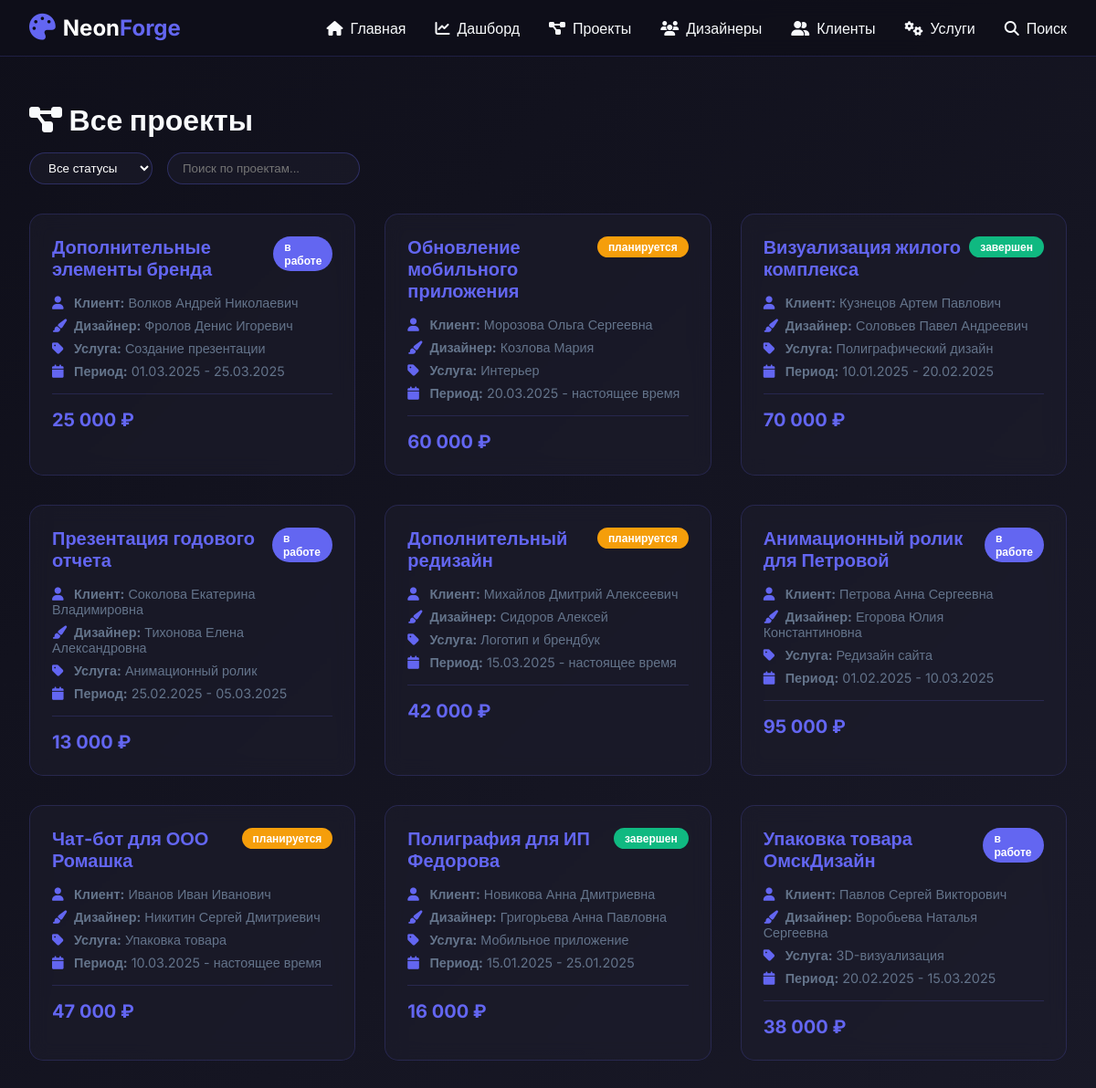
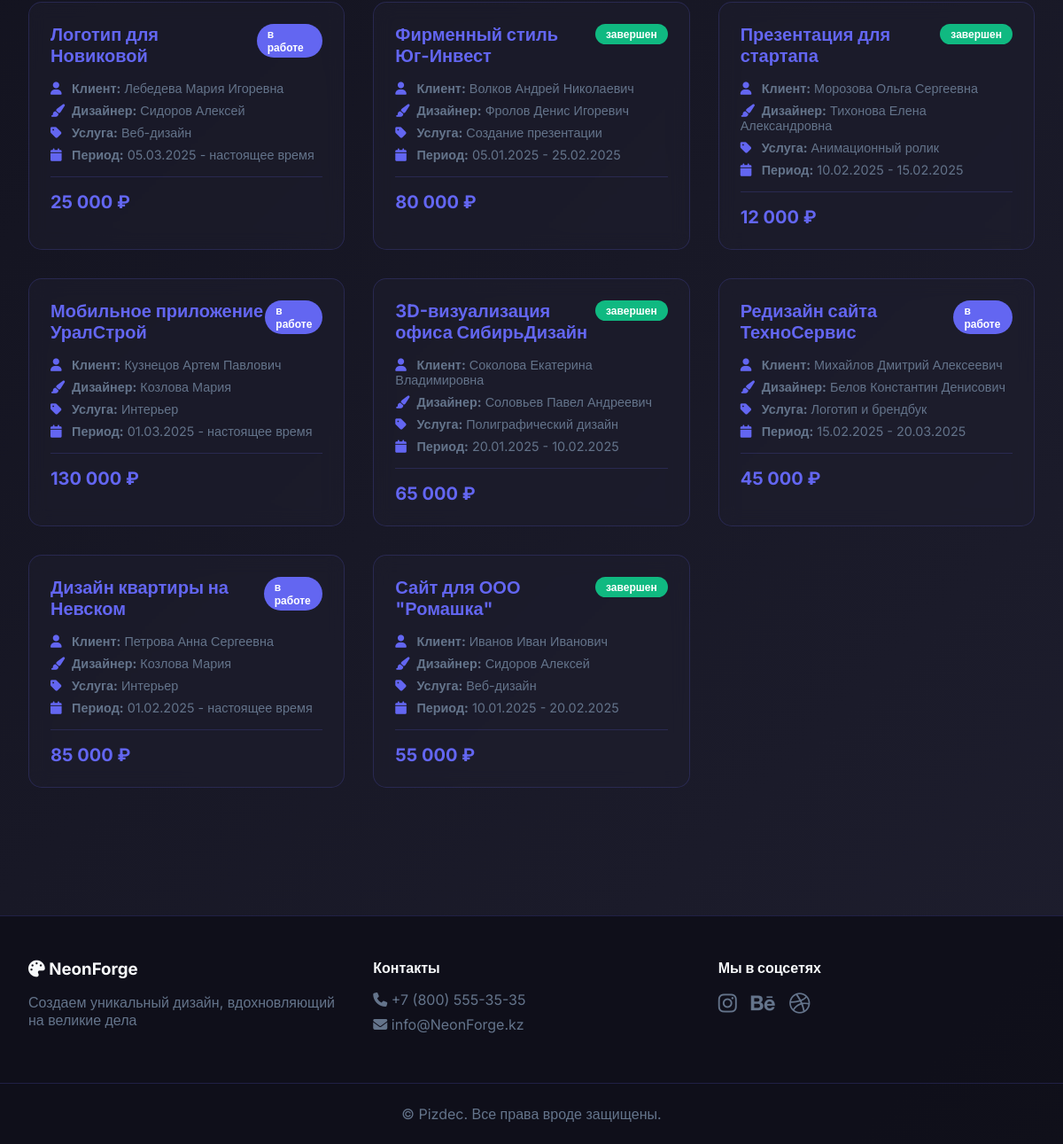
Screenshot of /pages/projects.php with the database file from the repository (2 pictures, top to bottom).
### pages/projects.php (the view, shortened to what this page needs)
<?php
require_once '../config/database.php';
require_once '../includes/functions.php';
include '../includes/header.php';
?>
<div class="container">
    <div class="page-header">
        <h1><i class="fas fa-project-diagram"></i> Все проекты</h1>
        <div class="filter-bar">
            <select id="statusFilter" class="filter-select">
                <option value="all">Все статусы</option>
            </select>
            <input type="text" id="searchProject" placeholder="Поиск по проектам..." class="search-input">
        </div>
    </div>
    <div class="projects-grid" id="projectsContainer">
        <?php
        $stmt = $pdo->query("
            SELECT п.*, к.ФИО as клиент, д.ФИО as дизайнер, у.Название as услуга
            FROM проекты п
            JOIN клиенты к ON п.ID_Клиента = к.ID_Клиента
            JOIN дизайнеры д ON п.ID_Дизайнера = д.ID_Дизайнера
            JOIN услуги у ON п.ID_Услуги = у.ID_Услуги
            ORDER BY п.ID_Проекта DESC
        ");
        while ($project = $stmt->fetch(PDO::FETCH_ASSOC)) {
            ?>
            <div class="project-card" data-status="<?php echo $project['Статус']; ?>" data-title="<?php echo htmlspecialchars($project['Название']); ?>">
                <div class="project-card-header">
                    <h3><?php echo htmlspecialchars($project['Название']); ?></h3>
                    <?php echo getStatusBadge($project['Статус']); ?>
                </div>
                <div class="project-card-body">
                    <p><i class="fas fa-user"></i> <strong>Клиент:</strong> <?php echo htmlspecialchars($project['клиент']); ?></p>
                    <p><i class="fas fa-paint-brush"></i> <strong>Дизайнер:</strong> <?php echo htmlspecialchars($project['дизайнер']); ?></p>
                    <p><i class="fas fa-tag"></i> <strong>Услуга:</strong> <?php echo htmlspecialchars($project['услуга']); ?></p>
                    <p><i class="fas fa-calendar"></i> <strong>Период:</strong> <?php echo date('d.m.Y', strtotime($project['Дата_начала'])); ?>
                    <?php echo $project['Дата_окончания'] ? ' - ' . date('d.m.Y', strtotime($project['Дата_окончания'])) : ' - настоящее время'; ?></p>
                </div>
                <div class="project-card-footer">
                    <span class="price"><?php echo formatPrice($project['Стоимость']); ?></span>
                </div>
            </div>
            <?php
        }
        ?>
    </div>
</div>
<?php include '../includes/footer.php'; ?>

### includes/functions.php (shortened to what this page needs)
<?php
function formatPrice($price) {
    return number_format($price, 0, '', ' ') . ' ₽';
}
function getStatusBadge($status) {
    $badges = [
        'активен' => 'badge-success',
        'закрыт' => 'badge-secondary',
        'в работе' => 'badge-primary',
        'завершен' => 'badge-success',
        'планируется' => 'badge-warning'
    ];
    $class = isset($badges[$status]) ? $badges[$status] : 'badge-info';
    return "<span class='badge $class'>$status</span>";
}
?>

### assets/css/style.css (style rules this page uses)
:root { --primary: #6366f1; --primary-dark: #4f46e5; --secondary: #ec4899; --dark: #1e1e2e; --darker: #0f0f1a; --light: #f8fafc; --gray: #64748b; --success: #10b981; --warning: #f59e0b; --danger: #ef4444; }
* { margin: 0; padding: 0; box-sizing: border-box; }
body { font-family: 'Inter', sans-serif; background: linear-gradient(135deg, var(--darker) 0%, var(--dark) 100%); color: var(--light); overflow-x: hidden; }
.container { max-width: 1400px; margin: 0 auto; padding: 2rem; }
.projects-grid { display: grid; grid-template-columns: repeat(auto-fill, minmax(350px, 1fr)); gap: 2rem; margin-bottom: 3rem; }
.project-card { background: rgba(30, 30, 46, 0.5); backdrop-filter: blur(10px); border-radius: 15px; padding: 1.5rem; border: 1px solid rgba(99, 102, 241, 0.2); transition: all 0.3s ease; opacity: 0; animation: fadeInUp 0.6s ease forwards; }
.project-card-header { display: flex; justify-content: space-between; align-items: start; margin-bottom: 1rem; }
.project-card-header h3 { font-size: 1.25rem; color: var(--primary); }
.badge { padding: 0.25rem 0.75rem; border-radius: 50px; font-size: 0.75rem; font-weight: 600; }
.badge-success { background: var(--success); color: white; }
.badge-primary { background: var(--primary); color: white; }
.badge-warning { background: var(--warning); color: white; }
.project-card-body p { margin: 0.5rem 0; font-size: 0.9rem; color: var(--gray); }
.project-card-body i { width: 20px; color: var(--primary); }
.project-card-footer { margin-top: 1rem; padding-top: 1rem; border-top: 1px solid rgba(99, 102, 241, 0.2); }
.price { font-size: 1.25rem; font-weight: 700; color: var(--primary); }
.page-header { margin-bottom: 2rem; }
.page-header h1 { font-size: 2rem; margin-bottom: 0.5rem; }
.filter-bar { display: flex; gap: 1rem; margin-top: 1rem; }
.filter-select, .search-input { padding: 0.5rem 1rem; border: 1px solid rgba(99, 102, 241, 0.3); background: rgba(30, 30, 46, 0.5); border-radius: 50px; color: white; }

### rows the page displays
проекты: Название "Дополнительные элементы бренда", Статус "в работе", ID_Клиента.ФИО "Волков Андрей Николаевич", ID_Дизайнера.ФИО "Фролов Денис Игоревич", ID_Услуги.Название "Создание презентации", Дата_начала "01.03.2025", Дата_окончания "25.03.2025", Стоимость "25 000 ₽"
проекты: Название "Обновление мобильного приложения", Статус "планируется", ID_Клиента.ФИО "Морозова Ольга Сергеевна", ID_Дизайнера.ФИО "Козлова Мария", ID_Услуги.Название "Интерьер", Дата_начала "20.03.2025", shows "- настоящее время", Стоимость "60 000 ₽"
проекты: Название "Визуализация жилого комплекса", Статус "завершен", ID_Клиента.ФИО "Кузнецов Артем Павлович", ID_Дизайнера.ФИО "Соловьев Павел Андреевич", ID_Услуги.Название "Полиграфический дизайн", Дата_начала "10.01.2025", Дата_окончания "20.02.2025", Стоимость "70 000 ₽"
проекты: Название "Презентация годового отчета", Статус "в работе", ID_Клиента.ФИО "Соколова Екатерина Владимировна", ID_Дизайнера.ФИО "Тихонова Елена Александровна", ID_Услуги.Название "Анимационный ролик", Дата_начала "25.02.2025", Дата_окончания "05.03.2025", Стоимость "13 000 ₽"
проекты: Название "Дополнительный редизайн", Статус "планируется", ID_Клиента.ФИО "Михайлов Дмитрий Алексеевич", ID_Дизайнера.ФИО "Сидоров Алексей", ID_Услуги.Название "Логотип и брендбук", Дата_начала "15.03.2025", shows "- настоящее время", Стоимость "42 000 ₽"
проекты: Название "Анимационный ролик для Петровой", Статус "в работе", ID_Клиента.ФИО "Петрова Анна Сергеевна", ID_Дизайнера.ФИО "Егорова Юлия Константиновна", ID_Услуги.Название "Редизайн сайта", Дата_начала "01.02.2025", Дата_окончания "10.03.2025", Стоимость "95 000 ₽"
проекты: Название "Чат-бот для ООО Ромашка", Статус "планируется", ID_Клиента.ФИО "Иванов Иван Иванович", ID_Дизайнера.ФИО "Никитин Сергей Дмитриевич", ID_Услуги.Название "Упаковка товара", Дата_начала "10.03.2025", shows "- настоящее время", Стоимость "47 000 ₽"
проекты: Название "Полиграфия для ИП Федорова", Статус "завершен", ID_Клиента.ФИО "Новикова Анна Дмитриевна", ID_Дизайнера.ФИО "Григорьева Анна Павловна", ID_Услуги.Название "Мобильное приложение", Дата_начала "15.01.2025", Дата_окончания "25.01.2025", Стоимость "16 000 ₽"
проекты: Название "Упаковка товара ОмскДизайн", Статус "в работе", ID_Клиента.ФИО "Павлов Сергей Викторович", ID_Дизайнера.ФИО "Воробьева Наталья Сергеевна", ID_Услуги.Название "3D-визуализация", Дата_начала "20.02.2025", Дата_окончания "15.03.2025", Стоимость "38 000 ₽"
проекты: Название "Логотип для Новиковой", Статус "в работе", ID_Клиента.ФИО "Лебедева Мария Игоревна", ID_Дизайнера.ФИО "Сидоров Алексей", ID_Услуги.Название "Веб-дизайн", Дата_начала "05.03.2025", shows "- настоящее время", Стоимость "25 000 ₽"
проекты: Название "Фирменный стиль Юг-Инвест", Статус "завершен", ID_Клиента.ФИО "Волков Андрей Николаевич", ID_Дизайнера.ФИО "Фролов Денис Игоревич", ID_Услуги.Название "Создание презентации", Дата_начала "05.01.2025", Дата_окончания "25.02.2025", Стоимость "80 000 ₽"
проекты: Название "Презентация для стартапа", Статус "завершен", ID_Клиента.ФИО "Морозова Ольга Сергеевна", ID_Дизайнера.ФИО "Тихонова Елена Александровна", ID_Услуги.Название "Анимационный ролик", Дата_начала "10.02.2025", Дата_окончания "15.02.2025", Стоимость "12 000 ₽"
проекты: Название "Мобильное приложение УралСтрой", Статус "в работе", ID_Клиента.ФИО "Кузнецов Артем Павлович", ID_Дизайнера.ФИО "Козлова Мария", ID_Услуги.Название "Интерьер", Дата_начала "01.03.2025", shows "- настоящее время", Стоимость "130 000 ₽"
проекты: Название "3D-визуализация офиса СибирьДизайн", Статус "завершен", ID_Клиента.ФИО "Соколова Екатерина Владимировна", ID_Дизайнера.ФИО "Соловьев Павел Андреевич", ID_Услуги.Название "Полиграфический дизайн", Дата_начала "20.01.2025", Дата_окончания "10.02.2025", Стоимость "65 000 ₽"
проекты: Название "Редизайн сайта ТехноСервис", Статус "в работе", ID_Клиента.ФИО "Михайлов Дмитрий Алексеевич", ID_Дизайнера.ФИО "Белов Константин Денисович", ID_Услуги.Название "Логотип и брендбук", Дата_начала "15.02.2025", Дата_окончания "20.03.2025", Стоимость "45 000 ₽"
проекты: Название "Дизайн квартиры на Невском", Статус "в работе", ID_Клиента.ФИО "Петрова Анна Сергеевна", ID_Дизайнера.ФИО "Козлова Мария", ID_Услуги.Название "Интерьер", Дата_начала "01.02.2025", shows "- настоящее время", Стоимость "85 000 ₽"
проекты: Название "Сайт для ООО \"Ромашка\"", Статус "завершен", ID_Клиента.ФИО "Иванов Иван Иванович", ID_Дизайнера.ФИО "Сидоров Алексей", ID_Услуги.Название "Веб-дизайн", Дата_начала "10.01.2025", Дата_окончания "20.02.2025", Стоимость "55 000 ₽"
